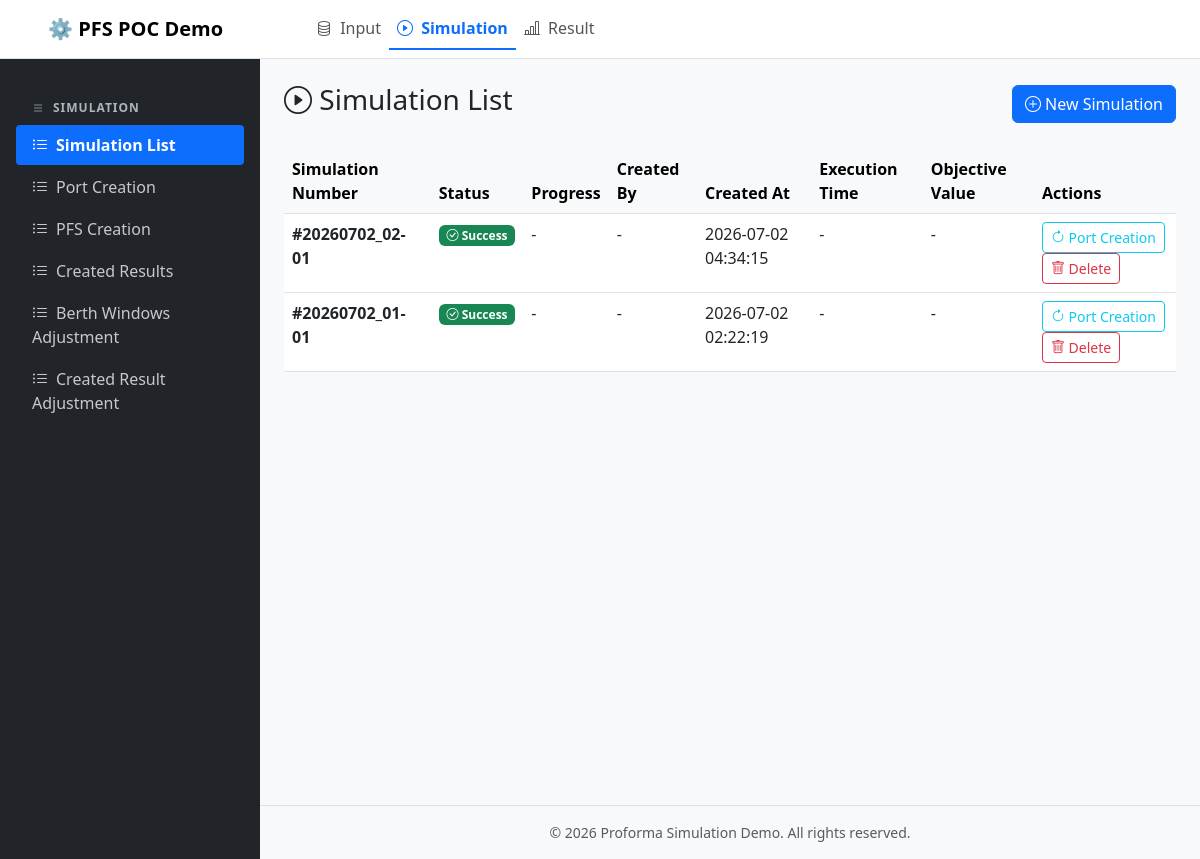
/simulation/, run on the app's committed database.
### simulation/models.py (models this page shows, shortened)
class SimulationRun(CommonModel):
    id = models.AutoField(primary_key=True, verbose_name="Simulation ID")
    simulation_number = models.CharField(
        max_length=20,
        unique=True,
        verbose_name="Simulation Number",
        help_text="Auto-generated unique (YYYYMMDD_NN-XX)",
        blank=True,
    )
    base_simulation_number = models.ForeignKey(
        "self",
        on_delete=models.SET_NULL,
        null=True,
        blank=True,
        verbose_name="Base Simulation Number",
        help_text="Reference Simulation Number",
    )
    status = models.CharField(
        max_length=20,
        choices=SIMULATION_STATUS_CHOICES,
        default=SIMULATION_STATUS_PENDING,
    )
    progress = models.IntegerField(default=0, help_text="진행률 (%)")
    task_id = models.CharField(
        max_length=255,
        blank=True,
        null=True,
        help_text="Celery Task ID",
    )
    objective_value = models.FloatField(blank=True, null=True)
    execution_time = models.FloatField(blank=True, null=True, help_text="실행 시간 (초)")
    model_status = models.CharField(max_length=200, blank=True, null=True)
    description = models.TextField(blank=True, null=True)
    created_at = models.DateTimeField(auto_now_add=True)
    created_by = models.ForeignKey(
        settings.AUTH_USER_MODEL,
        on_delete=models.SET_NULL,
        null=True,
        blank=True,
        related_name="simulations_created",
    )
    updated_at = models.DateTimeField(auto_now=True)
    started_at = models.DateTimeField(blank=True, null=True)
    finished_at = models.DateTimeField(blank=True, null=True)
    class Meta:
        db_table = "simulation_run"
        ordering = ["-created_at"]
        verbose_name = "Simulation Run"
    @property
    def is_processing(self):
        return self.status in ("PENDING", "RUNNING")

### simulation/views.py (the view)
# urls.py: path("", views.simulation_list, name="simulation_list"),
def simulation_list(request):
    simulations = SimulationRun.objects.all()
    created_by_id = request.GET.get("created_by_id")
    if created_by_id:
        try:
            simulations = simulations.filter(created_by_id=int(created_by_id))
        except (ValueError, TypeError):
            pass
    from django.contrib.auth import get_user_model
    User = get_user_model()
    all_users = User.objects.all().order_by("username")
    return render(
        request,
        "simulation/simulation_list.html",
        {
            "current_top_menu": "simulation",
            "sidebar_menu": SIMULATION_SIDEBAR_MENU,
            "current_sidebar_menu": "simulation_list",
            "simulations": simulations,
            "all_users": all_users,
            "selected_created_by_id": created_by_id or "",
        },
    )

### common/context_processors.py (called while the page is built)
def global_menus(request):
    resolver_match = getattr(request, "resolver_match", None)
    app_name = getattr(resolver_match, "app_name", None)
    url_name = getattr(resolver_match, "url_name", None)
    sidebar_menu = []
    if app_name == "input":
        sidebar_menu = INPUT_SIDEBAR_MENU
    elif app_name == "simulation":
        sidebar_menu = SIMULATION_SIDEBAR_MENU
    elif app_name == "result":
        sidebar_menu = RESULT_SIDEBAR_MENU
    return {
        "top_menu_items": TOP_MENU_ITEMS,
        "current_top_menu": app_name,
        "sidebar_menu": sidebar_menu,
        "current_sidebar_menu": url_name,
    }

### simulation/templates/simulation/simulation_list.html (shortened to what this page needs)
{% extends "base.html" %}
{% block sidebar %}
<div class="sidebar-heading d-flex align-items-center">
    <i class="bi bi-list"></i>
    <span class="ms-2">Simulation</span>
</div>
<nav class="nav flex-column">
    {% for menu_item in sidebar_menu %}
    <a class="nav-link {% if current_sidebar_menu == menu_item.key %}active{% endif %}"
       href="{% url menu_item.url_name %}">
        <i class="bi {{ menu_item.icon }} me-2"></i>{{ menu_item.name }}
    </a>
    {% endfor %}
</nav>
{% endblock %}
{% block content %}
<div class="d-flex justify-content-between align-items-center mb-4">
    <h3><i class="bi bi-play-circle"></i> Simulation List</h3>
    <a href="{% url 'simulation:port_creation' %}" class="btn btn-primary">
        <i class="bi bi-plus-circle"></i> New Simulation
    </a>
</div>
{% if simulations %}
<div class="table-responsive">
    <table class="table table-hover">
        <thead class="table-light">
            <tr>
                <th>Simulation Number</th>
                <th>Status</th>
                <th>Progress</th>
                <th>Created By</th>
                <th>Created At</th>
                <th>Execution Time</th>
                <th>Objective Value</th>
                <th>Actions</th>
            </tr>
        </thead>
        <tbody>
            {% for sim in simulations %}
            <tr>
                <td>
                    <strong>#{{ sim.simulation_number }}</strong>
                </td>
                <td>
                    {% if sim.status == "PENDING" %}
                        <span class="badge bg-warning"><i class="bi bi-hourglass-split"></i> Pending</span>
                    {% elif sim.status == "RUNNING" %}
                        <span class="badge bg-info"><i class="bi bi-play-circle"></i> Running</span>
                    {% elif sim.status == "SUCCESS" %}
                        <span class="badge bg-success"><i class="bi bi-check-circle"></i> Success</span>
                    {% elif sim.status == "FAILED" %}
                        <span class="badge bg-danger"><i class="bi bi-x-circle"></i> Failed</span>
                    {% else %}
                        <span class="badge bg-secondary">{{ sim.status }}</span>
                    {% endif %}
                </td>
                <td>
                    {% if sim.is_processing %}
                    <div class="progress" style="height: 20px; width: 100px;">
                        <div class="progress-bar bg-info" role="progressbar" style="width: {{ sim.progress }}%">
                            {{ sim.progress }}%
                        </div>
                    </div>
                    {% else %}
                        -
                    {% endif %}
                </td>
                <td>{{ sim.created_by.username|default:"-" }}</td>
                <td>{{ sim.created_at|date:"Y-m-d H:i:s" }}</td>
                <td>{% if sim.execution_time %}{{ sim.execution_time|floatformat:2 }}s{% else %}-{% endif %}</td>
                <td>{% if sim.objective_value %}{{ sim.objective_value|floatformat:4 }}{% else %}-{% endif %}</td>
                <td>
                     <a href="{% url 'simulation:port_creation' %}?sim_id={{ sim.id }}" class="btn btn-sm btn-outline-info">
                        <i class="bi bi-arrow-clockwise"></i> Port Creation
                    </a>
                    <button type="button" class="btn btn-sm btn-outline-danger" onclick="deleteSimulation({{ sim.id }})">
                        <i class="bi bi-trash"></i> Delete
                    </button>
                </td>
            </tr>
            {% endfor %}
        </tbody>
    </table>
</div>
{% else %}
<div class="alert alert-info">
    <i class="bi bi-info-circle"></i>
    No simulations found.
</div>
{% endif %}
{% endblock %}

### common/templates/base.html (style rules this page uses)
:root { --sidebar-width: 260px; }
body { min-height: 100vh; overflow-x: hidden; }
.sidebar .nav-link { color: rgba(255,255,255,.75); padding: .5rem 1rem; border-radius: .25rem; margin-bottom: 2px; }
.sidebar .nav-link.active { color: #fff; background-color: #0d6efd; font-weight: 600; }
.sidebar-heading { font-size: .75rem; text-transform: uppercase; letter-spacing: 1px; color: #adb5bd; margin-top: 1.5rem; margin-bottom: 0.5rem; padding-left: 1rem; font-weight: 700; }

### data on the page
SimulationRun: simulation_number "20260702_02-01", status "SUCCESS" (drawn), created_by.username "-", created_at "2026-07-02 04:34:15"
SimulationRun: simulation_number "20260702_01-01", status "SUCCESS" (drawn), created_by.username "-", created_at "2026-07-02 02:22:19"

### other printed values
{{ menu.name }} "Input" "Simulation" "Result"
{{ menu_item.name }} "Simulation List" "Port Creation" "PFS Creation" "Created Results" "Berth Windows Adjustment" "Created Result Adjustment"
